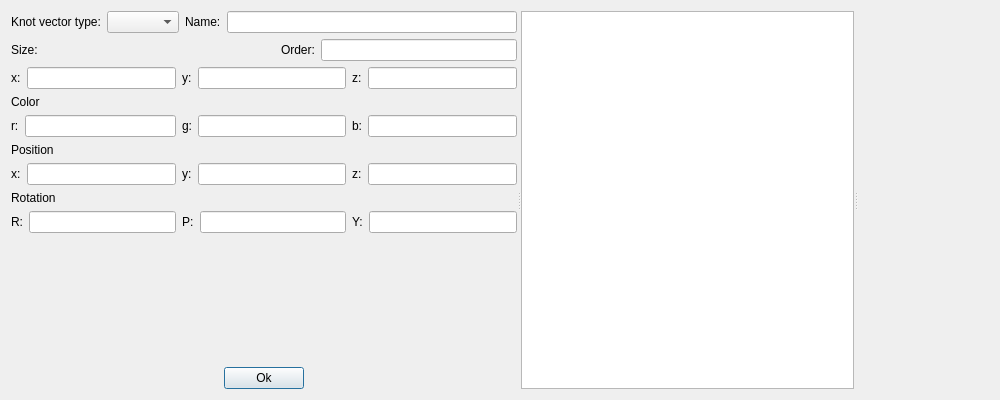
<?xml version="1.0" encoding="UTF-8"?>
<ui version="4.0">
 <class>SurfaceEdit</class>
 <widget class="QDialog" name="SurfaceEdit">
  <property name="geometry">
   <rect>
    <x>0</x>
    <y>0</y>
    <width>1000</width>
    <height>400</height>
   </rect>
  </property>
  <property name="windowTitle">
   <string>Dialog</string>
  </property>
  <layout class="QVBoxLayout" name="verticalLayout_2">
   <item>
    <widget class="QSplitter" name="surfaceEditSplitter">
     <property name="orientation">
      <enum>Qt::Horizontal</enum>
     </property>
     <widget class="QSplitter" name="buttonSplitter">
      <property name="orientation">
       <enum>Qt::Horizontal</enum>
      </property>
      <widget class="QWidget" name="">
       <layout class="QVBoxLayout" name="verticalLayout">
        <item>
         <layout class="QVBoxLayout" name="verticalLayout_11">
          <item>
           <layout class="QHBoxLayout" name="horizontalLayout_8">
            <item>
             <widget class="QLabel" name="label_3">
              <property name="text">
               <string>Knot vector type:</string>
              </property>
             </widget>
            </item>
            <item>
             <widget class="QComboBox" name="knotVectComboBox"/>
            </item>
            <item>
             <widget class="QLabel" name="label">
              <property name="text">
               <string>Name:</string>
              </property>
             </widget>
            </item>
            <item>
             <widget class="QLineEdit" name="nameLineEdit"/>
            </item>
           </layout>
          </item>
          <item>
           <layout class="QHBoxLayout" name="horizontalLayout_7">
            <item>
             <layout class="QFormLayout" name="formLayout_13"/>
            </item>
            <item>
             <widget class="QLabel" name="widthLabel">
              <property name="text">
               <string>Size:</string>
              </property>
             </widget>
            </item>
            <item>
             <spacer name="horizontalSpacer_3">
              <property name="orientation">
               <enum>Qt::Horizontal</enum>
              </property>
              <property name="sizeHint" stdset="0">
               <size>
                <width>40</width>
                <height>20</height>
               </size>
              </property>
             </spacer>
            </item>
            <item>
             <layout class="QFormLayout" name="formLayout_15">
              <item row="0" column="0">
               <widget class="QLabel" name="orderLabel">
                <property name="text">
                 <string>Order:</string>
                </property>
               </widget>
              </item>
              <item row="0" column="1">
               <widget class="QLineEdit" name="orderLineEdit">
                <property name="toolTip">
                 <string>Enter order</string>
                </property>
               </widget>
              </item>
             </layout>
            </item>
           </layout>
          </item>
          <item>
           <layout class="QHBoxLayout" name="horizontalLayout_6">
            <item>
             <layout class="QFormLayout" name="formLayout_10">
              <item row="0" column="0">
               <widget class="QLabel" name="xLabel_2">
                <property name="text">
                 <string>x:</string>
                </property>
               </widget>
              </item>
              <item row="0" column="1">
               <widget class="QLineEdit" name="xSizeLineEdit"/>
              </item>
             </layout>
            </item>
            <item>
             <layout class="QFormLayout" name="formLayout_11">
              <item row="0" column="0">
               <widget class="QLabel" name="yLabel_3">
                <property name="text">
                 <string>y:</string>
                </property>
               </widget>
              </item>
              <item row="0" column="1">
               <widget class="QLineEdit" name="ySizeLineEdit"/>
              </item>
             </layout>
            </item>
            <item>
             <layout class="QFormLayout" name="formLayout_12">
              <item row="0" column="0">
               <widget class="QLabel" name="zLabel_2">
                <property name="text">
                 <string>z:</string>
                </property>
               </widget>
              </item>
              <item row="0" column="1">
               <widget class="QLineEdit" name="zSizeLineEdit"/>
              </item>
             </layout>
            </item>
           </layout>
          </item>
          <item>
           <layout class="QVBoxLayout" name="verticalLayout_10">
            <item>
             <layout class="QVBoxLayout" name="verticalLayout_12">
              <item>
               <widget class="QLabel" name="colorLabel_2">
                <property name="text">
                 <string>Color</string>
                </property>
               </widget>
              </item>
              <item>
               <layout class="QHBoxLayout" name="horizontalLayout_11">
                <item>
                 <layout class="QFormLayout" name="formLayout_19">
                  <item row="0" column="0">
                   <widget class="QLabel" name="rLabel_3">
                    <property name="text">
                     <string>r:</string>
                    </property>
                   </widget>
                  </item>
                  <item row="0" column="1">
                   <widget class="QLineEdit" name="rLineEdit_2">
                    <property name="toolTip">
                     <string>Enter red value</string>
                    </property>
                   </widget>
                  </item>
                 </layout>
                </item>
                <item>
                 <layout class="QFormLayout" name="formLayout_20">
                  <item row="0" column="0">
                   <widget class="QLabel" name="gLabel_2">
                    <property name="text">
                     <string>g:</string>
                    </property>
                   </widget>
                  </item>
                  <item row="0" column="1">
                   <widget class="QLineEdit" name="gLineEdit_2">
                    <property name="toolTip">
                     <string>Enter green value</string>
                    </property>
                   </widget>
                  </item>
                 </layout>
                </item>
                <item>
                 <layout class="QFormLayout" name="formLayout_21">
                  <item row="0" column="0">
                   <widget class="QLabel" name="bLabel_2">
                    <property name="text">
                     <string>b:</string>
                    </property>
                   </widget>
                  </item>
                  <item row="0" column="1">
                   <widget class="QLineEdit" name="bLineEdit_2">
                    <property name="toolTip">
                     <string>Enter blue value</string>
                    </property>
                   </widget>
                  </item>
                 </layout>
                </item>
               </layout>
              </item>
             </layout>
            </item>
            <item>
             <layout class="QVBoxLayout" name="verticalLayout_14">
              <item>
               <widget class="QLabel" name="positionLabel_2">
                <property name="text">
                 <string>Position</string>
                </property>
               </widget>
              </item>
              <item>
               <layout class="QHBoxLayout" name="horizontalLayout_12">
                <item>
                 <layout class="QFormLayout" name="formLayout_22">
                  <item row="0" column="0">
                   <widget class="QLabel" name="xLabel_4">
                    <property name="text">
                     <string>x:</string>
                    </property>
                   </widget>
                  </item>
                  <item row="0" column="1">
                   <widget class="QLineEdit" name="xLineEdit_2">
                    <property name="toolTip">
                     <string>Enter x value</string>
                    </property>
                   </widget>
                  </item>
                 </layout>
                </item>
                <item>
                 <layout class="QFormLayout" name="formLayout_23">
                  <item row="0" column="0">
                   <widget class="QLabel" name="yLabel_5">
                    <property name="text">
                     <string>y:</string>
                    </property>
                   </widget>
                  </item>
                  <item row="0" column="1">
                   <widget class="QLineEdit" name="yLineEdit_2">
                    <property name="toolTip">
                     <string>Enter y value</string>
                    </property>
                   </widget>
                  </item>
                 </layout>
                </item>
                <item>
                 <layout class="QFormLayout" name="formLayout_24">
                  <item row="0" column="0">
                   <widget class="QLabel" name="zLabel_4">
                    <property name="text">
                     <string>z:</string>
                    </property>
                   </widget>
                  </item>
                  <item row="0" column="1">
                   <widget class="QLineEdit" name="zLineEdit_2">
                    <property name="toolTip">
                     <string>Enter z value</string>
                    </property>
                   </widget>
                  </item>
                 </layout>
                </item>
               </layout>
              </item>
             </layout>
            </item>
            <item>
             <layout class="QVBoxLayout" name="verticalLayout_15">
              <item>
               <widget class="QLabel" name="rotationLabel_2">
                <property name="text">
                 <string>Rotation</string>
                </property>
               </widget>
              </item>
              <item>
               <layout class="QHBoxLayout" name="horizontalLayout_13">
                <item>
                 <layout class="QFormLayout" name="formLayout_25">
                  <item row="0" column="0">
                   <widget class="QLabel" name="rLabel_4">
                    <property name="text">
                     <string>R:</string>
                    </property>
                   </widget>
                  </item>
                  <item row="0" column="1">
                   <widget class="QLineEdit" name="rollLineEdit_2">
                    <property name="toolTip">
                     <string>Enter roll value</string>
                    </property>
                   </widget>
                  </item>
                 </layout>
                </item>
                <item>
                 <layout class="QFormLayout" name="formLayout_26">
                  <item row="0" column="0">
                   <widget class="QLabel" name="pLabel_2">
                    <property name="text">
                     <string>P:</string>
                    </property>
                   </widget>
                  </item>
                  <item row="0" column="1">
                   <widget class="QLineEdit" name="pitchLineEdit_2">
                    <property name="toolTip">
                     <string>Enter pitch value</string>
                    </property>
                   </widget>
                  </item>
                 </layout>
                </item>
                <item>
                 <layout class="QFormLayout" name="formLayout_27">
                  <item row="0" column="0">
                   <widget class="QLabel" name="yLabel_6">
                    <property name="text">
                     <string>Y:</string>
                    </property>
                   </widget>
                  </item>
                  <item row="0" column="1">
                   <widget class="QLineEdit" name="yawLineEdit_2">
                    <property name="toolTip">
                     <string>Enter yaw value</string>
                    </property>
                   </widget>
                  </item>
                 </layout>
                </item>
               </layout>
              </item>
             </layout>
            </item>
            <item>
             <spacer name="verticalSpacer_2">
              <property name="orientation">
               <enum>Qt::Vertical</enum>
              </property>
              <property name="sizeHint" stdset="0">
               <size>
                <width>20</width>
                <height>40</height>
               </size>
              </property>
             </spacer>
            </item>
           </layout>
          </item>
         </layout>
        </item>
        <item>
         <layout class="QHBoxLayout" name="horizontalLayout_5">
          <item>
           <spacer name="horizontalSpacer">
            <property name="orientation">
             <enum>Qt::Horizontal</enum>
            </property>
            <property name="sizeHint" stdset="0">
             <size>
              <width>40</width>
              <height>20</height>
             </size>
            </property>
           </spacer>
          </item>
          <item>
           <widget class="QPushButton" name="okButton">
            <property name="text">
             <string>Ok</string>
            </property>
           </widget>
          </item>
          <item>
           <spacer name="horizontalSpacer_2">
            <property name="orientation">
             <enum>Qt::Horizontal</enum>
            </property>
            <property name="sizeHint" stdset="0">
             <size>
              <width>40</width>
              <height>20</height>
             </size>
            </property>
           </spacer>
          </item>
         </layout>
        </item>
       </layout>
      </widget>
      <widget class="QListWidget" name="listWidget"/>
     </widget>
     <widget class="QWidget" name="editSceneContainer" native="true"/>
    </widget>
   </item>
  </layout>
 </widget>
 <resources/>
 <connections/>
</ui>
